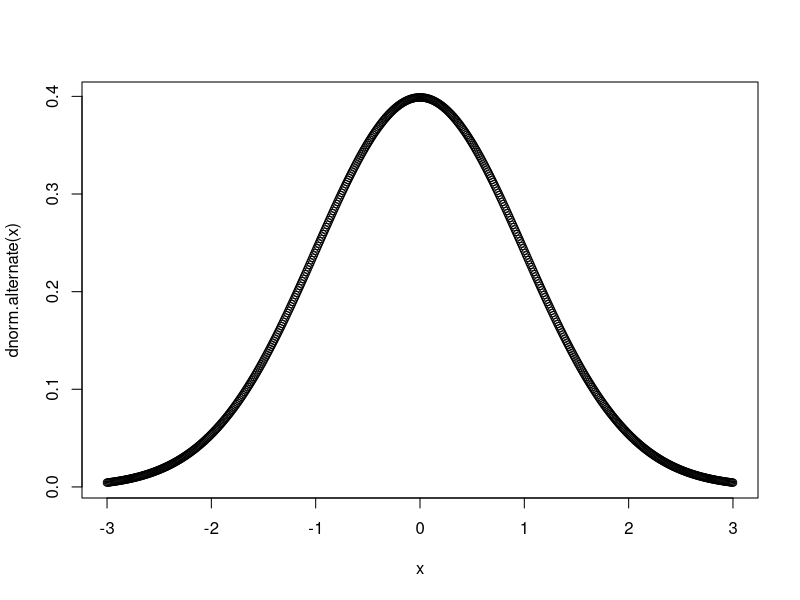
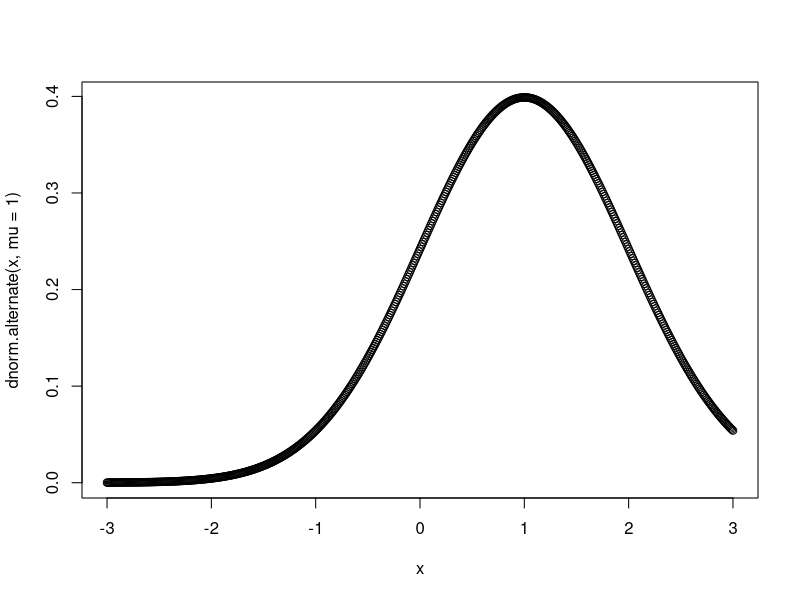
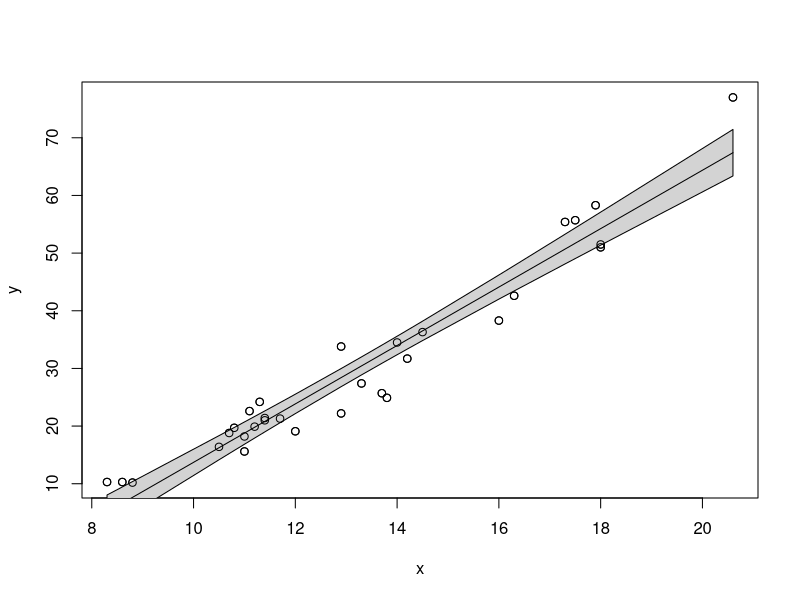
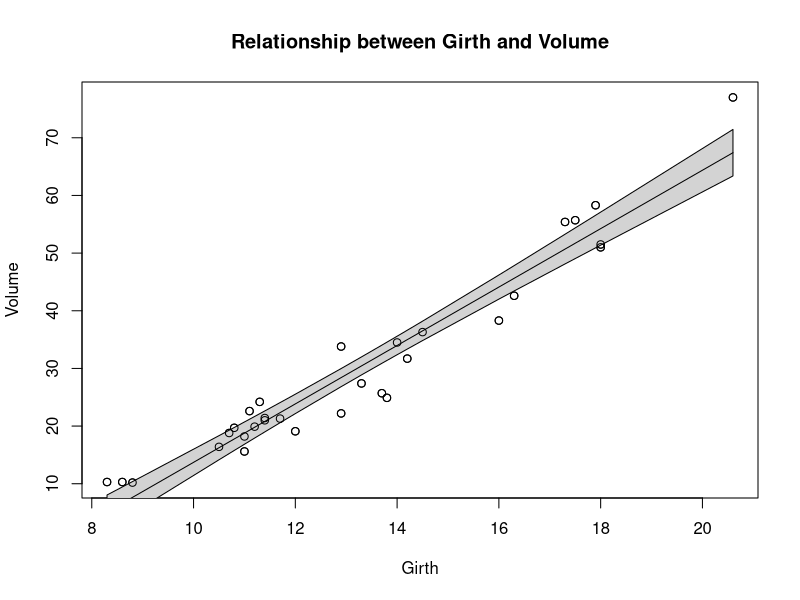
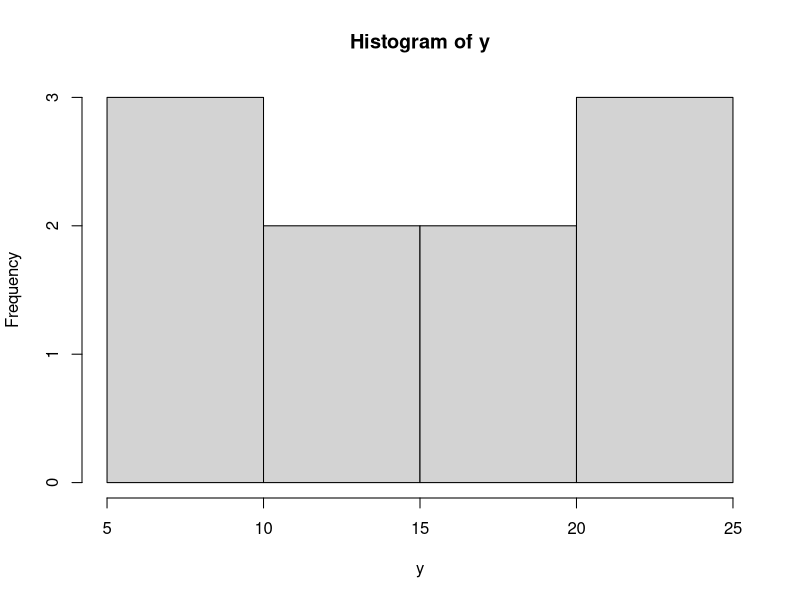

Source code (R) for these figures, in order: (Note: this script raises an error after producing the figures.)
## ---- chunk 1
# Unattach any packages that happen to already be loaded. In general this is unecessary
# but is important for the creation of the book to not have package namespaces
# fighting unexpectedly.
pkgs = names(sessionInfo()$otherPkgs)
if( length(pkgs > 0)){
  pkgs = paste('package:', pkgs, sep = "")
  for( i in 1:length(pkgs)){
    detach(pkgs[i], character.only = TRUE, force=TRUE)
  }
}
## ---- chunk 2
# define my function
my.var <- function(x){
  n <- length(x)                # calculate sample size
  xbar <- mean(x)               # calculate sample mean
  SSE <- sum( (x-xbar)^2 )      # calculate sum of squared error
  v <- SSE / ( n - 1 )          # "average" squared error
  return(v)                     # result of function is v
}
## ---- chunk 3
# create a vector that I wish to calculate the variance of
test.vector <- c(1,2,2,4,5)

# calculate the variance using my function
calculated.var <- my.var( test.vector )
calculated.var
## ---- chunk 4
# define my function
one.sample.t.test <- function(input.data, mu0){
  n    <- length(input.data)
  xbar <- mean(input.data)
  s    <- sd(input.data)
  t    <- (xbar - mu0)/(s / sqrt(n))
  if( t < 0 ){
    p.value <- 2 * pt(t, df=n-1)
  }else{
    p.value <- 2 * (1-pt(t, df=n-1))
  }
  # we haven't addressed how to print things in a organized 
  # fashion, the following is ugly, but works...
  # Notice that this function returns a character string
  # with the necessary information in the string.
  return( paste('t =', t, ' and p.value =', p.value) )
}
## ---- chunk 5
# create a vector that I wish apply a one-sample t-test on.
test.data <- c(1,2,2,4,5,4,3,2,3,2,4,5,6)
one.sample.t.test( test.data, mu0=2 )
## ---- chunk 6
# a function that defines the shape of a normal distribution.
# by including mu=0, we give a default value that the function
# user can override
dnorm.alternate <- function(x, mu=0, sd=1){
  out <- 1 / (sd * sqrt(2*pi)) * exp( -(x-mu)^2 / (2 * sd^2) )
  return(out)
}
## ---- chunk 7
# test the function to see if it works
dnorm.alternate(1)
dnorm.alternate(1, mu=1)
## ---- chunk 8
# Lets test the function a bit more by drawing the height
# of the normal distribution a lots of different points
# ... First the standard normal!
x <- seq(-3, 3, length=601)
plot( x, dnorm.alternate(x) )  # use default mu=0, sd=1
## ---- chunk 9
# next a normal with mean 1, and standard deviation 1
plot( x, dnorm.alternate(x, mu=1) ) # override mu, but use sd=1
## ---- chunk 10
x <- c(1,2,3,NA)     # fourth element is missing
mean(x)              # default is to return NA if any element is missing
mean(x, na.rm=TRUE)  # Only average the non-missing data
## ---- chunk 11
# a function that draws the regression line and confidence interval
# notice it doesn't return anything... all it does is draw a plot
show.lm <- function(m, interval.type='confidence', fill.col='light grey', ...){
  x <- m$model[,2]       # extract the predictor variable
  y <- m$model[,1]       # extract the response
  pred <- predict(m, interval=interval.type)
  plot(x, y, ...)
  polygon( c(x,rev(x)),                         # draw the ribbon defined
           c(pred[,'lwr'], rev(pred[,'upr'])),  # by lwr and upr - polygon
           col='light grey')                    # fills in the region defined by            
  lines(x, pred[, 'fit'])                       # a set of vertices, need to reverse            
  points(x, y)                                 # the uppers to make a nice figure
} 
## ---- chunk 12
# first define a simple linear model from our cherry tree data
m <- lm( Volume ~ Girth, data=trees )

# call the function with no extraneous parameters
show.lm( m )
## ---- chunk 13
# Pass arguments that will just be passed along to the plot function
show.lm( m, xlab='Girth', ylab='Volume', 
         main='Relationship between Girth and Volume')

## ---- chunk 14
x <- seq(1:10)
y <- 3+2*x+rnorm(10)

h <- hist(y)  # h should be of class "Histogram"
class(h)

model <- lm( y ~ x ) # model is something of class "lm"
class(model)
## ---- chunk 15
# Define a function for the trimmed mean
# x: vector of values to be averaged
# k: the number of elements to trim on either side
trimmed.mean <- function(x, k=0){
  x <- sort(x)      # arrange the input according magnitude
  n <- length(x)    # n = how many observations
  if( k > 0){
    x <- x[c(-1*(1:k), -1*((n-k+1):n))]  # remove first k, last k
  }
  tm <- sum(x) / length(x)  # mean of the remaining observations
  return( tm )
} 

x <- c(10:1,50)                        # 10, 9, 8, ..., 1
output <- trimmed.mean(x, k=2)
output
x                                # x is unchanged
## ---- chunk 16
# a horribly defined function that has no parameters
# but still accesses something called "x"
trimmed.mean <- function(){
  x <- sort(x)
  n <- length(x)
  if( k > 0){
    x <- x[c(-1*(1:k), -1*((n-k+1):n))]
  }
  tm <- sum(x)/length(x)
  return( tm )
} 

x <- c( 1:10, 50 )    # data to trim
k <- 2

trimmed.mean()  # amazingly this still works

# but what if k wasn't defined?
rm(k)           # remove k 
trimmed.mean()  # now the function can't find anything named k and throws and error.
## ---- chunk 17
    library(ggplot2) 
    library(dplyr) 
    data <- data.frame(x = seq(-.25,1.25, length=301)) 
    data <- data %>% mutate( y = dunif(x,0,1) ) 
    ggplot(data, aes(x=x, y=y)) +
      geom_line() +
      scale_x_continuous( breaks=c(0,1), labels=c('a','b') ) +
      scale_y_continuous( breaks=c(0,1), labels=c(0,expression(1 / (a+b) )) ) +
      labs(y='density') + theme_bw()
